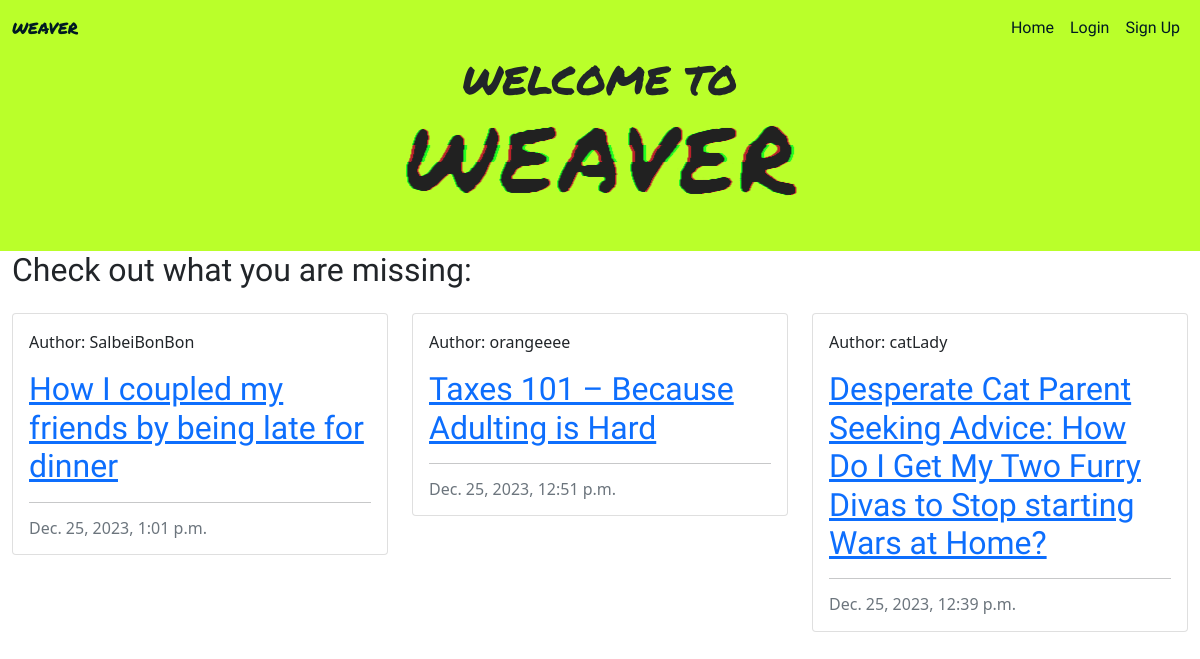
The page / on the database its author committed.
### weave_manager/models.py (models this page shows, shortened)
class Thread(models.Model):
    title = models.CharField(max_length=200, unique=True)
    slug = models.SlugField(max_length=200, unique=True)
    author = models.ForeignKey(User, on_delete=models.CASCADE, related_name="posts")
    content = models.TextField()
    created_on = models.DateTimeField(auto_now_add=True)
    status = models.IntegerField(choices=STATUS, default=0)
    votes = models.IntegerField(default=0)
    tags = TaggableManager()
    class Meta:
        ordering = ["-created_on"]

### weave_manager/views.py (the view)
# urls.py: path('', views.GlobalTimeline.as_view(), name='home'),
class GlobalTimeline(generic.ListView):
    queryset = Thread.objects.all()
    template_name = "index.html"
    paginate_by = 6

### weave_manager/templates/index.html (shortened to what this page needs)
{% extends "base.html" %}
{% block content %}
<div class="container-fluid text-center mx-auto bg-hl pb-5">
    <h1 class="text-uppercase font-marker">Welcome to</h1>
    <IMG SRC="static/img/weaver-green.gif" alt="weaver">
</div>
<div class="container-fluid">
    <h2>Check out what you are missing:</h2>
    <div class="row">
        <div class="col-12 mt-3 left">
            <div class="row">
                {% for thread in thread_list %}
                <div class="col-md-4">
                    <div class="card mb-4">
                        <div class="card-body">
                            <div class="image-container">
                                <div class="image-flash">
                                    <p class="author">Author: {{ thread.author }}</p>
                                </div>
                            </div>
                            <a href="#" class="post-link">
                                <h2 class="card-title">{{ thread.title }}</h2>
                            </a>
                            <hr />
                            <p class="card-text text-muted h6">{{ thread.created_on}}
                            </p>
                        </div>
                    </div>
                </div>
                {% if forloop.counter|divisibleby:3 %}
            </div>
                {% endif %}
                {% endfor %}
        </div>
    </div>
</div>
{% endblock %}

### static/css/style.css (style rules this page uses)
:root { --color-text-dark: #001A23; --color-text-light: #FFFFFF; --color-highlight: #BAFF2A; --color-background: #FFFFFF; --color-background-highlight: #F52789; }
h1, h2, h3, h4 { font-family: 'Alatsi', sans-serif; }
.bg-hl { background-color: var(--color-highlight); }
.font-marker { font-family: 'Permanent Marker', cursive; }

### rows shown on the page
Thread: author "SalbeiBonBon", title "How I coupled my friends by being late for dinner", created_on "Dec. 25, 2023, 1:01 p.m."
Thread: author "orangeeee", title "Taxes 101 – Because Adulting is Hard", created_on "Dec. 25, 2023, 12:51 p.m."
Thread: author "catLady", title "Desperate Cat Parent Seeking Advice: How Do I Get My Two Furry Divas to Stop starting Wars at Home?", created_on "Dec. 25, 2023, 12:39 p.m."
